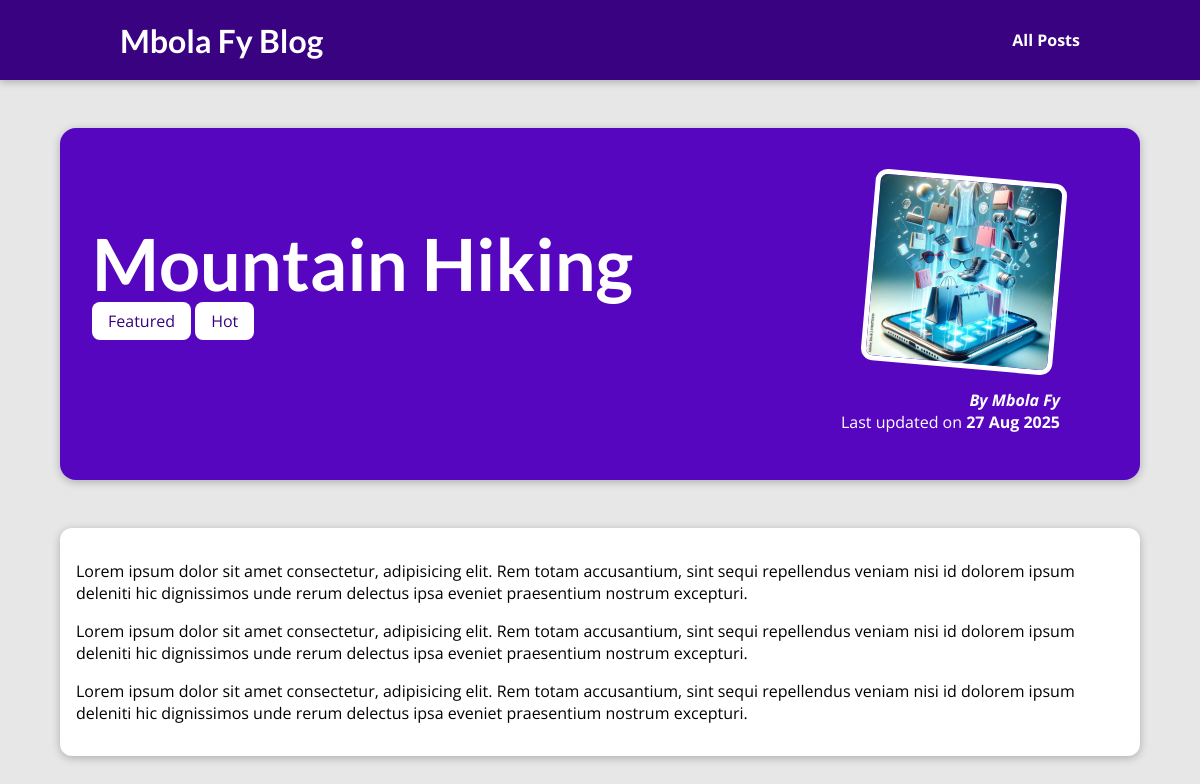
Page /posts/wood-wide on the committed database.
### blog/models.py (models this page shows, shortened)
class Post(models.Model):
    title = models.CharField(max_length=150)
    excerpt = models.CharField(max_length=250)
    image = models.ImageField(upload_to="pots", null=True)
    date = models.DateField(auto_now=True)
    slug = models.SlugField(unique=True, db_index=True)
    content =  models.TextField(validators=[MinLengthValidator(10)])
    author = models.ForeignKey(Author, on_delete=models.SET_NULL, related_name="posts", null=True)
    tags = models.ManyToManyField(Tag)

class Tag(models.Model):
    caption = models.CharField(max_length=20)

class Author(models.Model):
    first_name = models.CharField(max_length=100)
    last_name = models.CharField(max_length=100)
    email_address = models.EmailField()
    def full_name(self):
        return f"{self.first_name} {self.last_name}"
    def __str__(self):
        return self.full_name()

### blog/views.py (the view)
# urls.py: path("posts/<slug:slug>", views.post_detail, name="post-detail-page")
def post_detail(request, slug):
    identified_post = get_object_or_404(Post, slug=slug)
    return render(request, "blog/post-detail.html", {
        "post": identified_post,
        "post_tags": identified_post.tags.all()
    })

### blog/templates/blog/post-detail.html (shortened to what this page needs)
{% extends 'base.html' %}
{% load static %}
{% block css_files %}
  <link rel="stylesheet" href="{% static 'blog/post-detail.css' %}">
{% endblock %}
{% block content %}
  <section id="summary">
    <h2>{{ post.title }}</h2>
    <div>
      {% for tag in post_tags %}
        <span class="tag">{{ tag.caption }}</span>
      {% endfor %}
    </div>
    <article>
        <img src="{{ post.image.url }}" alt="{{ post.title }}">
        <address>By <a href="mailto:{{ post.author.email_address }}">{{ post.author }}</a></address>
        <div>
            Last updated on <time>{{ post.date|date:"d M Y" }}</time>
        </div>
    </article>
  </section>
  <main>
    {{post.content|linebreaks}}
  </main>
{% endblock %}

### templates/base.html (shortened to what this page needs)
{% load static %}
<!DOCTYPE html>
<html lang="en">
<head>
    <link rel="stylesheet" href="{% static 'app.css' %}">
    {% block css_files %}{% endblock %}
</head>
<body>
    <header id="main-navigation">
        <h1><a href="{% url 'starting-page' %}">Mbola Fy Blog</a></h1>
        <nav>
            <a href="{% url 'posts-page' %}">All Posts</a>
        </nav>
    </header>
    {% block content %}{% endblock %}
</body>
</html>

### static/app.css (style rules this page uses)
* { box-sizing: border-box; }
html { font-family: 'Open Sans', 'Lato', sans-serif; }
body { margin: 0; }
h1, h2, h3 { font-family: 'Lato', sans-serif; font-weight: bold; }
#main-navigation { width: 100%; height: 5rem; display: flex; justify-content: space-between; align-items: center; padding: 0 10%; position: absolute; top: 0; left: 0; }
#main-navigation a { text-decoration: none; color: white; font-weight: bold; }

### blog/static/blog/post-detail.css (style rules this page uses)
body { background-color: #e7e7e7; }
#main-navigation { background-color: #390281; box-shadow: 0 2px 8px rgba(0, 0, 0, 0.25); }
#summary { margin: 8rem auto 3rem auto; padding: 2rem; width: 90%; max-width: 90rem; border-radius: 16px; background-color: #5706c0; position: relative; box-shadow: 0 2px 8px rgba(0, 0, 0, 0.25); height: 22rem; }
#summary h2 { color: white; font-size: 4.5rem; margin-bottom: 0.25rem; }
#summary a { color: #fff; text-decoration: none; }
#summary article { position: absolute; top: 2rem; right: 3rem; padding: 1rem 2rem; border-radius: 12px; text-align: right; color: white; }
#summary article img { width: 12rem; height: 12rem; border-radius: 12px; transform: rotateZ(5deg); border: 5px solid white; margin-bottom: 1rem; }
#summary address { font-weight: bold; }
#summary time { font-weight: bold; }
main { width: 90%; max-width: 90rem; margin: 3rem auto; background-color: white; padding: 1rem; border-radius: 12px; box-shadow: 0 2px 8px rgba(0, 0, 0, 0.25); }
.tag { background-color: #fff; color: #390281; padding: 0.5rem 1rem; border-radius: 8px; }

### rows in the picture
Post: title "Mountain Hiking", image (picture), author "Mbola Fy", date "27 Aug 2025", content "Lorem ipsum dolor sit amet consectetur, adipisicing elit. Rem totam accusantium, sint sequi repellendus veniam nisi id dolorem ipsum deleniti hic dignissimos unde rerum delectus ipsa eveniet praesentium nostrum excepturi. Lorem ipsum dolor sit amet consectetur, adipisicing elit. Rem totam accusantium, sint sequi repellendus veniam nisi id dolorem ipsum deleniti hic dignissimos unde rerum delectus ipsa eveniet praesentium nostrum excepturi. Lorem ipsum dolor sit amet consectetur, adipisicing elit. Rem totam accusantium, sint sequi repellendus veniam nisi id dolorem ipsum deleniti hic dignissimos unde rerum delectus ipsa eveniet praesentium nostrum excepturi."
Tag: caption "Featured"
Tag: caption "Hot"
